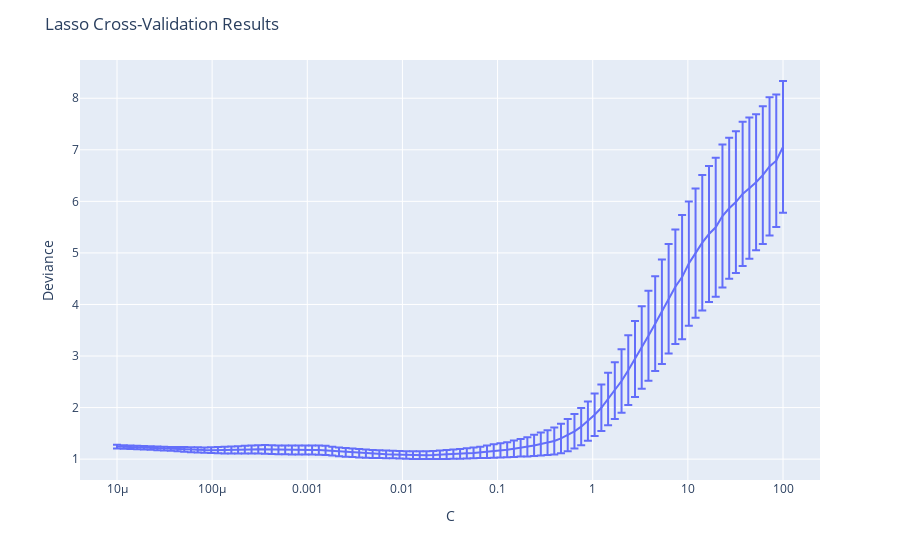

Notebook code cell kept with this figure:
### Code cell
cv_results = pd.DataFrame({'C': Cs,
                           'deviance': deviance_mean,
                           'std_error': deviance_std})

fig = px.line(cv_results, x='C', y='deviance')
fig.update_layout(title='Lasso Cross-Validation Results',
                  xaxis_title='C',
                  xaxis_type='log',
                  yaxis_title='Deviance')
fig.update_traces(error_y=dict(type='data', array=cv_results['std_error']))


fig.show()
